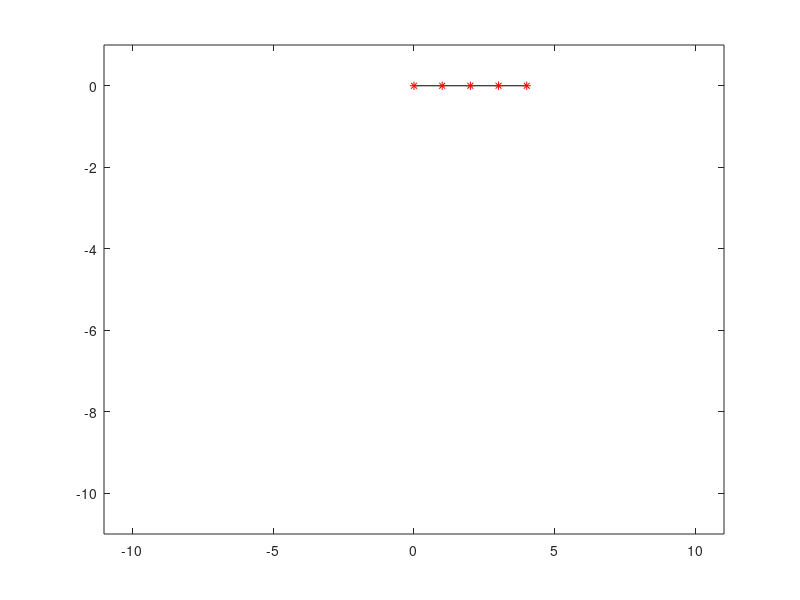

Write MATLAB code to recreate this figure.
%The space is going to be 2D

size = input('Enter the total number of particles: ');
delta_time = input('Enter your delta T: ');
total = input('Enter the entire duration of the animation: ');

totalTimeFrames = floor(total/delta_time);

X_mat = zeros(size,totalTimeFrames);
Y_mat = zeros(size,totalTimeFrames);
VelX_mat = zeros(size,totalTimeFrames);
VelY_mat = zeros(size,totalTimeFrames);


%Initializing the positions

for i=1:size
           
    X_mat(i,1) = i-1;
    Y_mat(i,1) = 0;
    
end 

g = 9.81;   %Acceleration due to gravity, modified to fit the ideal assumption
m =1;       %Mass of the particles

k_s = 1000.0;   % The spring constant


r = 1;      %Initial length

k_d = 5;    %damping constant

force_X = zeros(size,totalTimeFrames);    %Storing the instantaneous X force
force_Y = zeros(size,totalTimeFrames);    %Storing the instantaneous Y force



for i = 1 : size-1

    spring(i) = struct('x',i,'y',i+1);
    
end


for i=2:size

    force_Y(i,1) = -m*g;
    
end

force_Y(1,1) = 0;

% The mass Tensor
M = zeros(2*size, 2*size);

for i=1:2*size

    for j=1:2*size
    
        if i==j
        
            M(i,j) = m;
        end
    
    end

end

% dF/dV vector
Dfv = zeros(2*size, 2*size);

% dF/dX vector
Dfx = zeros(2*size, 2*size);

A = zeros(2*size, 2* size);
B = zeros(2*size,1);

F0 = zeros(2*size,1);
V0 = zeros(2*size,1);

% The Jacobians
Jx = zeros(2,2);
Jv = zeros(2,2);

Delta_x = zeros(2,1);
Delta_x_old = zeros(2,1);


Kn = zeros(2*size, 2*size);
Cn = zeros(2*size, 2*size);

% The constraint Vector
cons_n = zeros(size -1, 1);

% Jacobian and it's transpose 
Jtn = zeros(2*size, size-1);
Jn = zeros(size , 2*size-1);

lambda = zeros(size-1, 1);

Dx = zeros(2*size,1);

Zero_mat = zeros(size-1, size-1);

% The three matrices used for the Final Calculations of the BE with
% constrained Dynamics
LHS_mat = zeros(3*size -1, 3*size -1);
RHS_mat = zeros(3*size -1 , 1);

Result_mat = zeros(3*size - 1,1);

for t= 2:totalTimeFrames
  
    % Calculating F0 and V0
    for i=1: 2 : 2*size-1
       
        F0(i,1) = force_X(((i+1)/2),(t-1));
        F0(i+1,1) = force_Y(((i+1)/2),(t-1));
        
        V0(i,1) = VelX_mat(((i+1)/2),(t-1));
        V0(i+1,1) = VelY_mat(((i+1)/2),(t-1));
        
        
    end
    
    % Jacobians and Forces
    for i=1:size-1
    
        Delta_x(1,1) = X_mat(i,t-1) - X_mat(i+1,t-1);
        Delta_x(2,1) = Y_mat(i,t-1) - Y_mat(i+1,t-1);
        
        % Initializing the Constraint Vector
        cons_n(i,1) = (Delta_x(1,1))^2 + (Delta_x(2,1))^2 - r^2;
        
        if (i==1) 
            
            Jtn([1 2],1) = 2* Delta_x;
            
        else
            
            Jtn([(2*i-1) (2*i)],i) = 2 * Delta_x;
            
            Delta_x_old(1,1) = X_mat(i-1,t-1) - X_mat(i,t-1);
            Delta_x_old(2,1) = Y_mat(i-1,t-1) - Y_mat(i,t-1);
            
            Jtn([(2*i-1) (2*i)], i-1) = -2 * Delta_x_old;
            
        end
        
        Jv = eye(2) * k_d;
        Jx = k_s * (((Delta_x * Delta_x.')/(Delta_x.' * Delta_x)) + ((eye(2) - ((Delta_x * Delta_x.')/(Delta_x.' * Delta_x))) * (1 - (r/(norm(Delta_x))))));
        
        Dfx([(2*i-1) (2*i)],[(2*(i+1)-1) (2*(i+1))]) = Dfx([(2*i-1) (2*i)],[(2*(i+1)-1) (2*(i+1))]) + Jx;
        Dfx([(2*(i+1)-1) (2*(i+1))],[(2*(i)-1) (2*(i))]) = Dfx([(2*(i+1)-1) (2*(i+1))],[(2*(i)-1) (2*(i))]) + Jx;
        
        Dfx([(2*i-1) (2*i)],[(2*(i)-1) (2*(i))]) = Dfx([(2*i-1) (2*i)],[(2*(i)-1) (2*(i))]) - Jx;
        Dfx([(2*(i+1)-1) (2*(i+1))],[(2*(i+1)-1) (2*(i+1))]) = Dfx([(2*(i+1)-1) (2*(i+1))],[(2*(i+1)-1) (2*(i+1))]) - Jx;
        
        
        
        Dfv([(2*i-1) (2*i)],[(2*(i+1)-1) (2*(i+1))]) = Dfv([(2*i-1) (2*i)],[(2*(i+1)-1) (2*(i+1))]) + Jv;
        Dfv([(2*(i+1)-1) (2*(i+1))],[(2*(i)-1) (2*(i))]) = Dfv([(2*(i+1)-1) (2*(i+1))],[(2*(i)-1) (2*(i))]) + Jv;
        
        Dfv([(2*i-1) (2*i)],[(2*(i)-1) (2*(i))]) = Dfv([(2*i-1) (2*i)],[(2*(i)-1) (2*(i))]) - Jv;
        Dfv([(2*(i+1)-1) (2*(i+1))],[(2*(i+1)-1) (2*(i+1))]) = Dfv([(2*(i+1)-1) (2*(i+1))],[(2*(i+1)-1) (2*(i+1))]) - Jv;
        
              
    end
    
    % Applying the BE and the Constraint Satisfaction
    Kn = -Dfx;
    Cn = -Dfv;
        
    Jn = Jtn.';
        
    A = Kn + ((Cn)/(delta_time)) + ((M)/(delta_time^2));
    B = (M*V0)/(delta_time) + F0 + (Cn * V0);
        
    LHS_mat = [A Jtn; Jn Zero_mat];
    RHS_mat = [B; -cons_n];
        
    Result_mat = LHS_mat\RHS_mat;
        
    % The final Assignment for the Change in position for all the particles
    Dx = Result_mat(1:2*size);
        
     % Applying the BE time step
     for i=2:size
            
            force_X(i,t) = 0;
            force_Y(i,t) = -m * g;
         
            VelX_mat(i,t) = Dx(2*i-1,1)/delta_time;
            VelY_mat(i,t) = Dx(2*i,1)/delta_time;
            
            X_mat(i,t) = X_mat(i,t-1) + Dx(2*i-1,1);
            Y_mat(i,t) = Y_mat(i,t-1) + Dx(2*i,1);
            
            
     end
       
     % Calculating the Forces for the nth time for all the springs
     for spr = 1: size-1
        
        P = spring(spr).x;
        Q = spring(spr).y;
        
        X_diff = abs(X_mat(P,t) - X_mat(Q,t));
        Y_diff = abs(Y_mat(P,t) - Y_mat(Q,t));
        
        len = sqrt(X_diff*X_diff + Y_diff * Y_diff);
        
        F_P_x1 = (k_s) * (1- (r/len))* ((X_mat(Q,t)-X_mat(P,t)));
        F_P_y1 = (k_s) * (1- (r/len))* ((Y_mat(Q,t)-Y_mat(P,t)));
        
        
        F_P_x2 = (k_d) * (VelX_mat(Q,t) - VelX_mat(P,t));
        F_P_y2 = (k_d) * (VelY_mat(Q,t) - VelY_mat(P,t));
        
        F_P_x = F_P_x1 + F_P_x2;
        F_P_y = F_P_y1 + F_P_y2;
        
        F_Q_x = - F_P_x;
        F_Q_y = - F_P_y;
        
        force_X(P,t) = force_X(P,t) + F_P_x;
        force_Y(P,t) = force_Y(P,t) + F_P_y;
        force_X(Q,t) = force_X(Q,t) + F_Q_x;        
        force_Y(Q,t) = force_Y(Q,t) + F_Q_y;        
        
        
     end
        
        X_mat(1,t) = X_mat(1,1);
        Y_mat(1,t) = Y_mat(1,1);
    
        VelX_mat(1,t) = 0;
        VelY_mat(1,t) = 0;
    
        force_X(1,t) = 0;
        force_Y(1,t) = 0;
    
    
        for i=1:2*size
            
            for j=1:2*size
                
                Dfx(i,j) = 0;
                Dfv(i,j) = 0;
            end
                        
        end
        
end

count = 1;

% Sampling the Images for the Animation
for t = 1: 100: totalTimeFrames
    
    h = figure('visible','off');
    
    for i = 1 : size-1
       
       X1 = X_mat(i,t);
       X2 = X_mat(i+1,t);
       Y1 = Y_mat(i,t);
       Y2 = Y_mat(i+1,t); 
       
       plot([X1,X2],[Y1,Y2],'k');
       hold on;
       
       plot (X1,Y1,'r*');
       hold on;
    end
    
      plot(X_mat(size,t),Y_mat(size,t),'r*');
      
     % The final Location can be anything you want
     if count < 10  
      s = strcat('C:\Users\Lenovo\Downloads\FTL-project-master\Images_FTL_BE\test-00',int2str(count));
     elseif count < 100  
       s = strcat('C:\Users\Lenovo\Downloads\FTL-project-master\Images_FTL_BE\test-0',int2str(count));      
     else   
         s = strcat('C:\Users\Lenovo\Downloads\FTL-project-master\Images_FTL_BE\test-',int2str(count));        
     end
      
       xlim([-11 11]);
       ylim ([-11 1]);    
       
      saveas(h,s,'jpg');
      close(h);
      
      count = count + 1;
end

